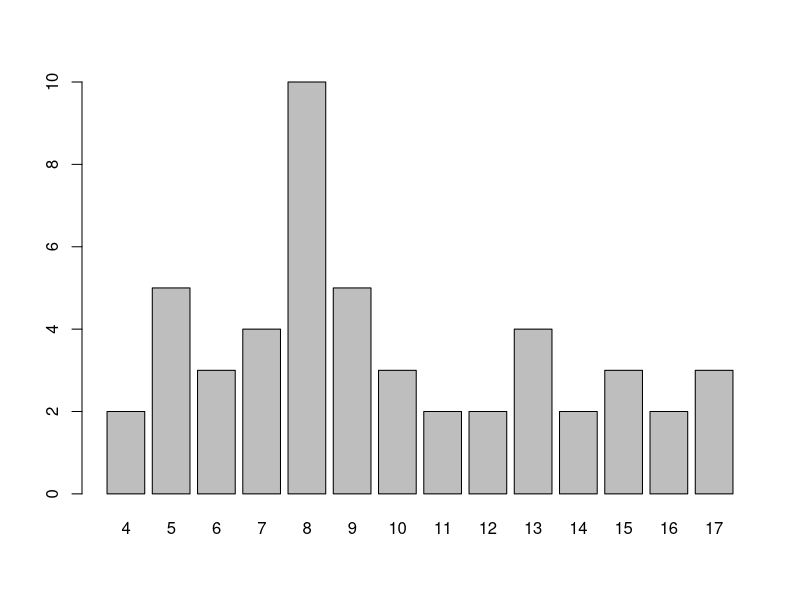

Reproduce this figure in R.
## ---- chunk 1
knitr::opts_chunk$set(echo = TRUE)
## ---- chunk 2
x <- c(2, 5, 6, 0, 4, 4, 3, 4, 2, 2, 3, 3, 5, 3, 5, 1, 2, 4, 2, 3, 5, 4, 3, 3, 
       2, 3, 0, 4, 4, 3, 4, 0, 2, 0, 2, 3, 3, 1, 2, 4, 2, 2, 4, 4, 2, 2, 2, 3, 
       3, 3, 2, 2, 3, 1, 2, 0, 1, 3, 1, 2, 2, 2, 0, 3, 3, 4, 2, 2, 1, 3, 3, 1, 
       2, 3, 1, 1, 3, 2, 2, 0, 3, 2, 1, 3, 0, 3, 2, 2, 1, 2, 2, 2, 3, 2, 2, 1, 
       2, 2, 3, 0, 1, 0, 3, 2, 2, 1, 0, 2, 0, 2, 1, 4, 0, 3, 3, 3, 3, 3, 3, 0, 
       4, 3, 1, 2, 3, 2, 0, 2, 5, 3, 1, 0, 0, 2, 1, 3, 3, 2, 2, 0, 2, 2, 2, 3, 
       2, 3, 3, 1, 1, 3, 1, 2, 2, 0, 2, 4, 2, 2, 2, 3, 1, 2, 3, 2, 0, 3, 2, 1, 
       2, 3, 3, 1, 0, 4, 1, 2, 1, 3, 4, 4, 0, 0, 1, 1, 3, 4, 1, 2, 1, 4, 6, 0, 
       0, 3, 1, 2, 4, 0, 2, 2, 1, 5, 2, 0, 1, 3, 0, 1, 1, 0, 3, 2, 2, 2, 0, 3, 
       2, 2, 4, 5, 2, 0, 1, 0, 2, 3, 3, 0, 2, 2, 1, 3, 3, 1, 2, 2, 0, 1, 2, 1, 
       1, 1, 3, 2, 2, 2, 2, 2, 5, 0, 2, 2, 3, 1, 0, 2, 2, 2, 1, 3, 2, 0, 1, 4, 
       1, 4, 2, 3, 2, 3, 3, 3, 1, 2, 2, 1, 2, 4, 0, 4, 2, 2, 1, 1, 2, 2, 2, 0, 
       1, 1, 1, 1, 1, 2, 2, 2, 3, 3, 3, 0, 0, 3, 0, 0, 3, 2, 3, 0, 0, 3, 3, 4, 
       0, 4, 2, 2, 4, 3, 4, 2, 1, 1, 2, 0, 0, 0, 4, 3, 3, 2, 0, 0, 2, 1, 3, 2, 
       2, 3, 0, 0, 3, 3, 0, 3, 0, 1, 2, 2, 1, 3)
table(x)
## ---- chunk 3
x <- c(4, 5, 5, 6, 7, 8, 9, 17, 16, 10, 7, 9, 12, 14, 13, 8, 10, 6, 8, 15, 13, 
       17, 9, 5, 8, 4, 15, 17, 8, 11, 8, 10, 12, 13, 11, 8, 7, 6, 5, 16, 15, 9, 
       8, 9, 14, 13, 7, 8, 5, 8)
table(x)
barplot(table(x))
